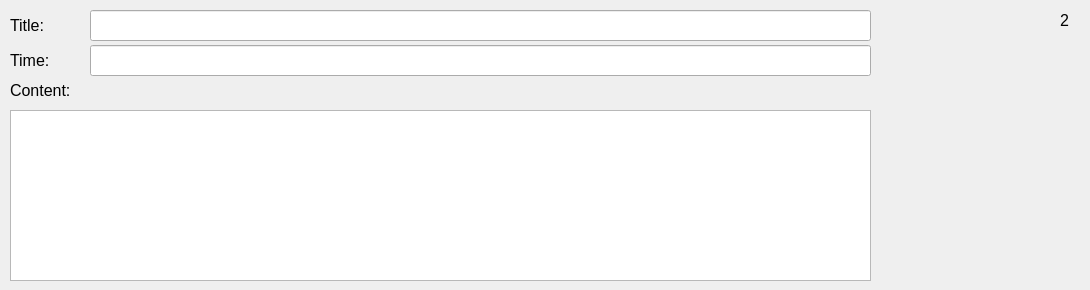
        <widget class="QWidget" name="Page2_2">
         <widget class="QLabel" name="label_48">
          <property name="geometry">
           <rect>
            <x>10</x>
            <y>15</y>
            <width>111</width>
            <height>21</height>
           </rect>
          </property>
          <property name="font">
           <font>
            <pointsize>12</pointsize>
           </font>
          </property>
          <property name="text">
           <string>Title:</string>
          </property>
         </widget>
         <widget class="QLabel" name="label_49">
          <property name="geometry">
           <rect>
            <x>10</x>
            <y>50</y>
            <width>141</width>
            <height>21</height>
           </rect>
          </property>
          <property name="font">
           <font>
            <pointsize>12</pointsize>
           </font>
          </property>
          <property name="text">
           <string>Time:</string>
          </property>
         </widget>
         <widget class="QLineEdit" name="title_12">
          <property name="geometry">
           <rect>
            <x>90</x>
            <y>10</y>
            <width>781</width>
            <height>31</height>
           </rect>
          </property>
          <property name="readOnly">
           <bool>false</bool>
          </property>
         </widget>
         <widget class="QLineEdit" name="time_12">
          <property name="geometry">
           <rect>
            <x>90</x>
            <y>45</y>
            <width>781</width>
            <height>31</height>
           </rect>
          </property>
          <property name="readOnly">
           <bool>false</bool>
          </property>
         </widget>
         <widget class="QLabel" name="label_50">
          <property name="geometry">
           <rect>
            <x>10</x>
            <y>80</y>
            <width>111</width>
            <height>21</height>
           </rect>
          </property>
          <property name="font">
           <font>
            <pointsize>12</pointsize>
           </font>
          </property>
          <property name="text">
           <string>Content:</string>
          </property>
         </widget>
         <widget class="QLabel" name="label_51">
          <property name="geometry">
           <rect>
            <x>1060</x>
            <y>10</y>
            <width>21</width>
            <height>21</height>
           </rect>
          </property>
          <property name="font">
           <font>
            <pointsize>12</pointsize>
           </font>
          </property>
          <property name="layoutDirection">
           <enum>Qt::LeftToRight</enum>
          </property>
          <property name="frameShape">
           <enum>QFrame::NoFrame</enum>
          </property>
          <property name="text">
           <string>2</string>
          </property>
         </widget>
         <widget class="QPlainTextEdit" name="plainTextEdit_12">
          <property name="geometry">
           <rect>
            <x>10</x>
            <y>110</y>
            <width>861</width>
            <height>171</height>
           </rect>
          </property>
          <property name="readOnly">
           <bool>false</bool>
          </property>
         </widget>
        </widget>
